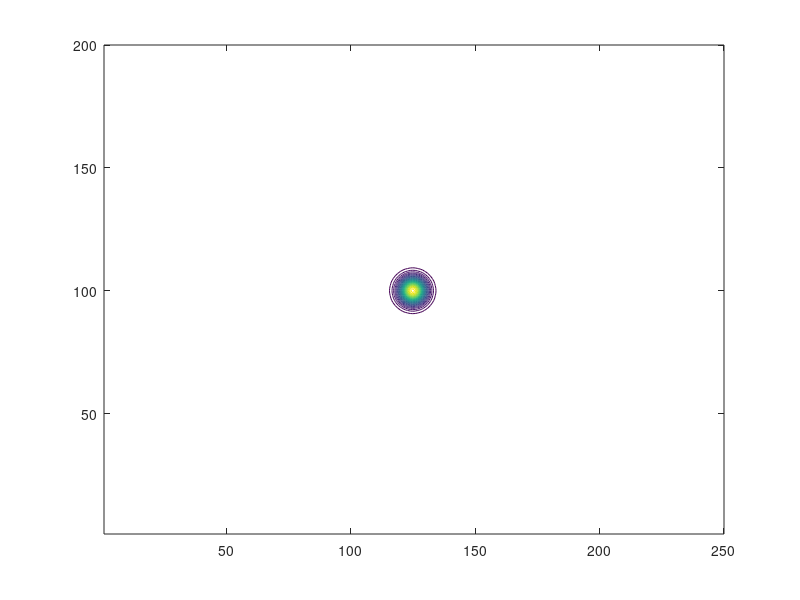
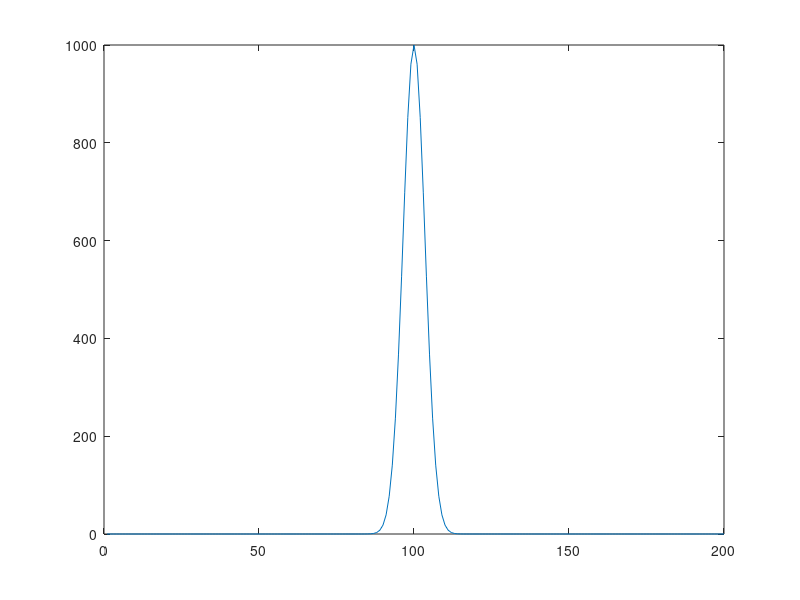

Here is the MATLAB script that generated these plots, in order:

clear
close all

x=1:250;
y=1:200;

[xi, yi]=meshgrid(x,y);


ide=length(xi);

hm=1000;  
xa=5;  %helf height radius (gird)
ya=5;
icmx=length(x)/2; %center of hill
icmy=length(y)/2;

      
   %ht = hm./(  1  +  ((xi-icmx).^2 + (yi-icmy).^2)/xa^2 );   
   
   ht_g =  hm * exp(- ((xi-icmx)/(xa)).^2 - ((yi-icmy)/(ya)).^2 ) ;  % GOOOOD~
   
   %ht_g2 =  hm * exp(- ((xi-icmx).^2 + (yi-icmy).^2) ./ (2*xa^2) ) ;
     
%    
%    figure('position',[-1000 200 700 500])
%      contour(xi,yi,ht,30)

%    figure('position',[-800 200 700 500])
%      contour(xi,yi,ht_g2,30)
% 
   figure('position',[-800 200 700 500])
     contour(xi,yi,ht_g,30)
%    
     figure('position',[-1000 200 800 500])
% %      plot(ht(icmy,:));  hold on
%       plot(ht_g(icmy,:));hold on
       plot(ht_g(:,icmx))
%      plot(ht_g2(icmy,:))
%      legend('ht','ht_g','ht_g2')
